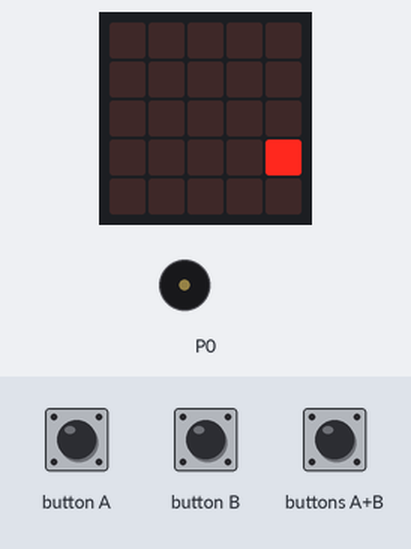
Simulated run of this program. Board: BBC micro:bit (MakeCode). Shown: the board's 5×5 LED display, buzzer (waves = sounding). Inputs (shaded band) come from the test bench. Random numbers come from a fixed seed; the short countdown, score and lost-life animations are approximate.

Above: at 1.2 s.
1.3 s: buttons A+B pressed for 0.15 s
At 1.8 s:
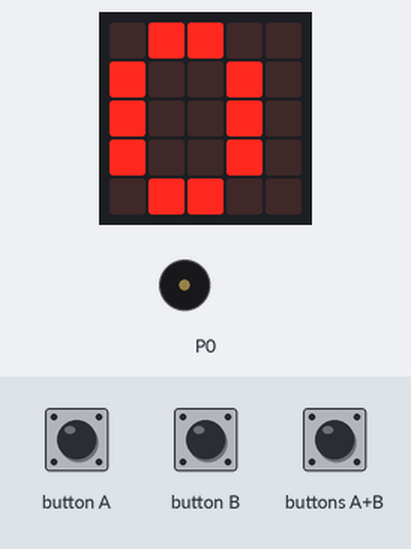
2.0 s: button B pressed for 0.15 s
At 2.42 s:
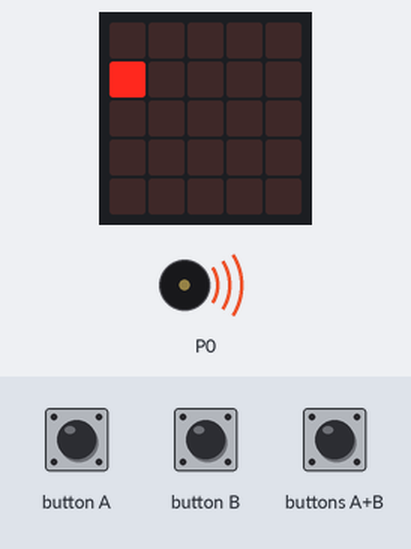
2.7 s: buttons A+B pressed for 1 s
At 4.1 s:
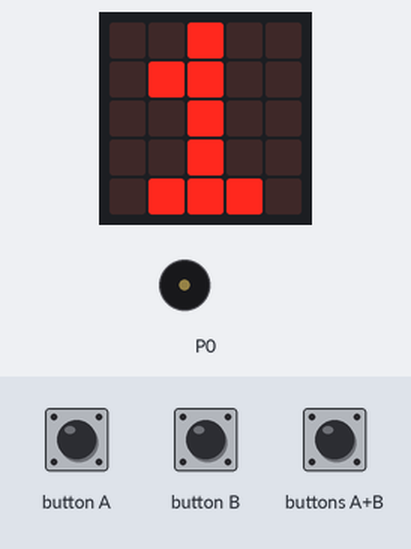
4.3 s: button B pressed for 0.15 s
At 4.74 s:
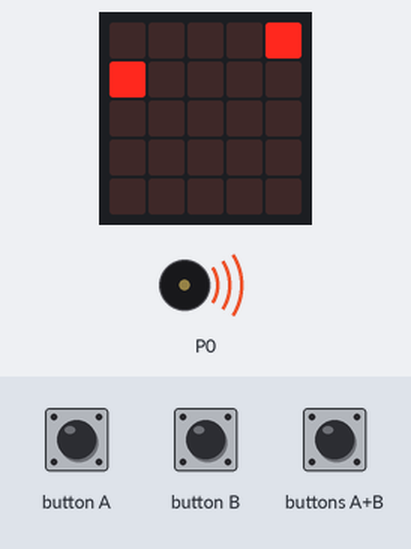
5.0 s: button A pressed 2 times (0.12 s each, 0.3 s apart)
At 6.42 s:
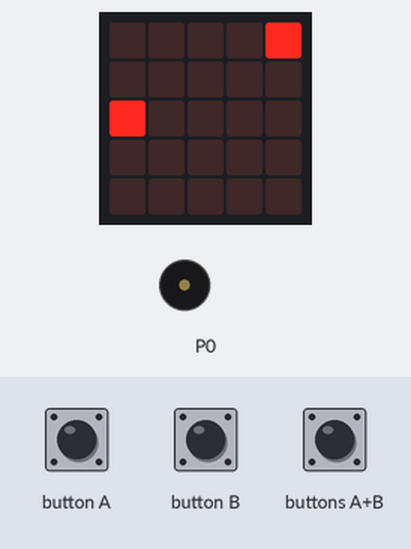
7.5 s: buttons A+B pressed for 0.15 s
At 14.01 s:
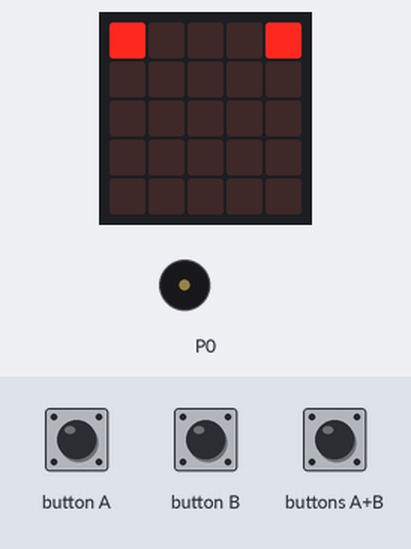
Timing chart, 0 to 15.5 s (numbered marks = the images above; inputs shaded):
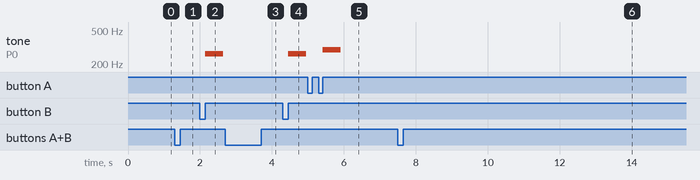

Measured:
- after the input at 2.0 s, tone on P0: silent → 262 Hz after 0.15 s, → silent 0.50 s later
- after the input at 4.3 s, tone on P0: silent → 262 Hz after 0.15 s, → silent 0.50 s later
- after the input at 5.0 s, tone on P0: silent → 294 Hz after 0.42 s, → silent 0.50 s later

The program:

main.ts
```typescript
input.onButtonPressed(Button.A, function () {
    if (리듬듬.get(LedSpriteProperty.Y) == 4) {
        game.addScore(1)
        music.playTone(294, music.beat(BeatFraction.Whole))
    } else {
        빛나감 += 1
    }
})
input.onButtonPressed(Button.AB, function () {
    game.setScore(game.score() - 빛나감)
    빛나감 = 0
    basic.showNumber(game.score())
})
input.onButtonPressed(Button.B, function () {
    if (리듬리.get(LedSpriteProperty.Y) == 4) {
        game.addScore(1)
        music.playTone(262, music.beat(BeatFraction.Whole))
    } else {
        빛나감 += 1
    }
})
let 랜덤왼 = 0
let 랜덤오 = 0
let 기다리기 = 0
let 빛나감 = 0
let 리듬리: game.LedSprite = null
let 리듬듬: game.LedSprite = null
리듬듬 = game.createSprite(0, 0)
리듬리 = game.createSprite(4, 0)
basic.forever(function () {
    basic.pause(400)
    기다리기 = 1
})
basic.forever(function () {
    if (기다리기 == 1) {
        basic.pause(200)
        리듬리.change(LedSpriteProperty.Y, 1)
        if (리듬리.get(LedSpriteProperty.Y) == 4) {
            basic.pause(200)
            리듬리.delete()
            랜덤오 = randint(1, 4)
            if (true) {
                if (랜덤오 == 1) {
                    basic.pause(200)
                }
                if (랜덤오 == 2) {
                    basic.pause(200)
                }
                if (랜덤오 == 3) {
                    basic.pause(400)
                }
                if (랜덤오 == 4) {
                    basic.pause(600)
                }
                리듬리 = game.createSprite(4, 0)
            } else {
                basic.pause(200)
                리듬리 = game.createSprite(4, 0)
            }
        }
    }
})
basic.forever(function () {
    basic.pause(200)
    리듬듬.change(LedSpriteProperty.Y, 1)
    if (리듬듬.get(LedSpriteProperty.Y) == 4) {
        basic.pause(200)
        리듬듬.delete()
        랜덤왼 = randint(1, 3)
        if (true) {
            if (랜덤왼 == 1) {
                basic.pause(200)
            }
            if (랜덤왼 == 2) {
                basic.pause(400)
            }
            if (랜덤왼 == 3) {
                basic.pause(600)
            }
            리듬듬 = game.createSprite(0, 0)
        } else {
            basic.pause(200)
            리듬듬 = game.createSprite(0, 0)
        }
    }
})
```

test.ts
```typescript
// 테스트는 여기로 이동합니다; 이 패키지가 확장으로 사용될 때 컴파일되지 않을 것 입니다.
```
